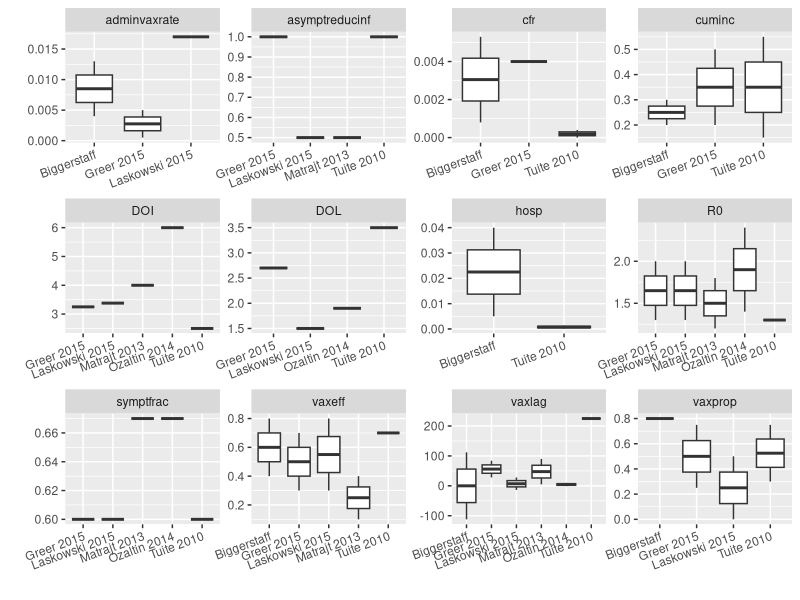

Here is the R script that generated this plot:
library(ggplot2)
library(tidyr)
x <- read.csv('_all_param_value_source.csv')
n <- ncol(x)

dat <- gather(x,'param','v',2:n)
tmp <- gsub(x = dat$param, pattern = '_lo',replacement = '')
tmp <- gsub(x = tmp, pattern = '_hi',replacement = '')
tmp

dat$p <- tmp
dat$val <- as.numeric(dat$v)

dat.plot <- subset(dat, !is.na(val))
g <- ggplot(dat.plot)+geom_boxplot(aes(x=paper,y=val)) + facet_wrap(~p, scales = 'free')
g <- g + xlab('') + ylab('')
g <- g + theme(axis.text.x = element_text(angle = 20, hjust = 1))
plot(g)


# dat <- gather(x,'param','v',4:n)
# dat$val.lo <- dat$v
# dat$val.hi <- dat$v
# dat$val.lo[grepl('_hi',dat$param)] <- NA
